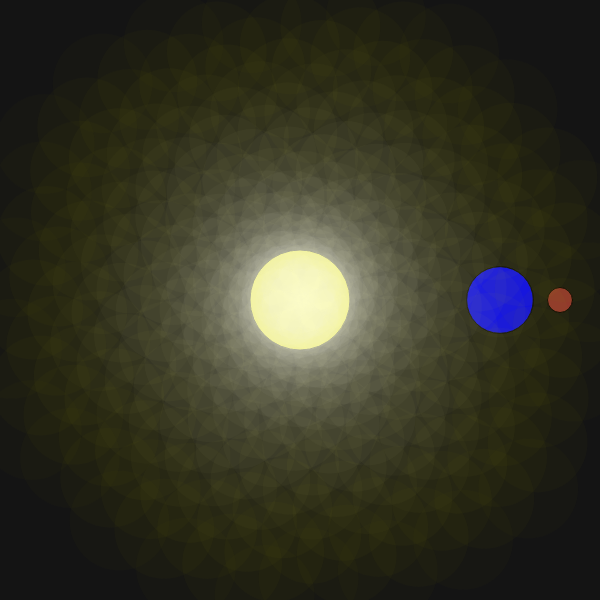
Frame 1 (no input)
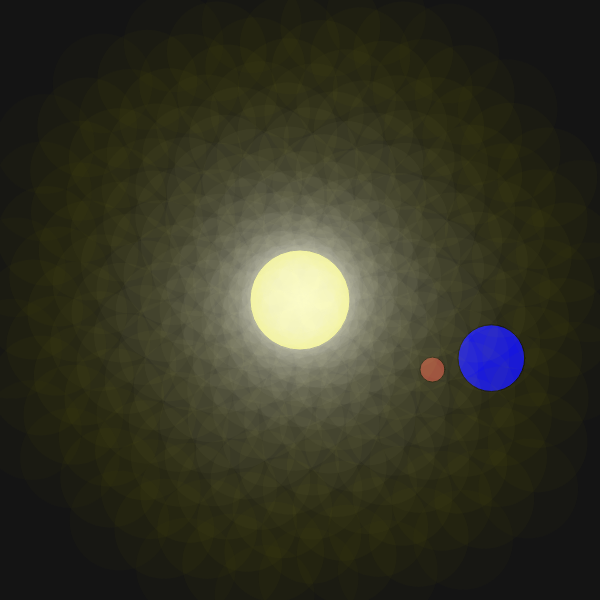
Frame 60 (no input)
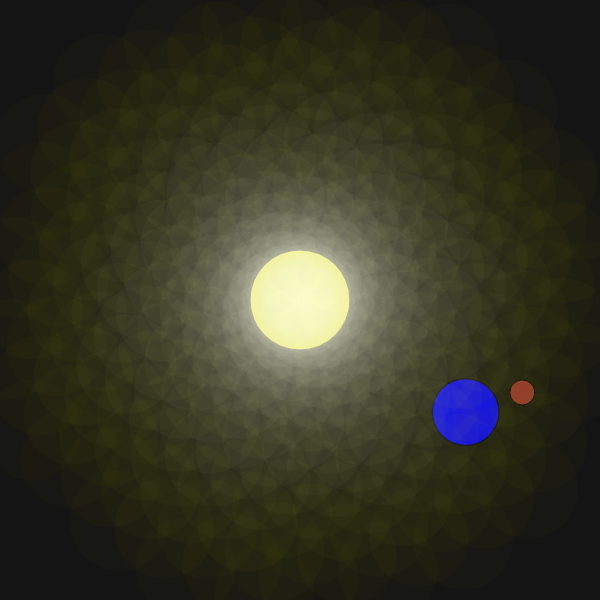
Frame 120 (the mouse pressed at the canvas centre since frame 60)

The p5.js sketch that drew these frames (run headless with seeded random() and noise() and a simulated clock; from frame 60 on, the mouse is pressed at the canvas centre):

// p5.js sketch
// ── sketch.js
var sunX;
var sunY;
var sunSize;
var radius1;
var angle1;
var angle2;
var vel1;
var vel2
var p1X;
var p1X;


function setup() { 
  createCanvas(600, 600);
  
  ellipseMode(CENTER);
  sunX = width/2;
  sunY = height/2;
  sunSize = 100;
  radius1 = 200;
  radius2 = 60;
  vel1 = 0.005;
  vel2 = 0.05
  angle1 = 0;
  angle2 = 0;
} 

function draw() { 
  background(20);
  stroke(0);
  strokeWeight(1);
  planet1();
  planet2(planet1());
  fill(255,255,0)
  ellipse(sunX, sunY, sunSize,sunSize);
  sunShine();
  angle1 += vel1;
  angle2 += vel2;
}

function sunShine(){
  for(var i = 0; i < 300; i+= 1){
      var lysX = width/2 + i * cos(i);
      var lysY = width/2 + i * sin(i);
      noStroke();
      fill(255-i/2,255-i/2,255-i,10);
      ellipse(lysX,lysY,100,100)
  }
}

function planet1(){
  var size = sunSize/1.5;
  p1X = sunX + radius1 * cos(angle1);
  p1Y = sunY + radius1 * sin(angle1);
  fill(0,0,255)
  ellipse(p1X, p1Y, size,size);
  var v = createVector(p1X,p1Y);
  return v;
}
function planet2(v){
  var size = sunSize/4;
  var x = v.x + radius2 * cos(angle2);
  var y = v.y + radius2 * sin(angle2);
  fill(150,50,50)
  ellipse(x, y, size,size);
}
